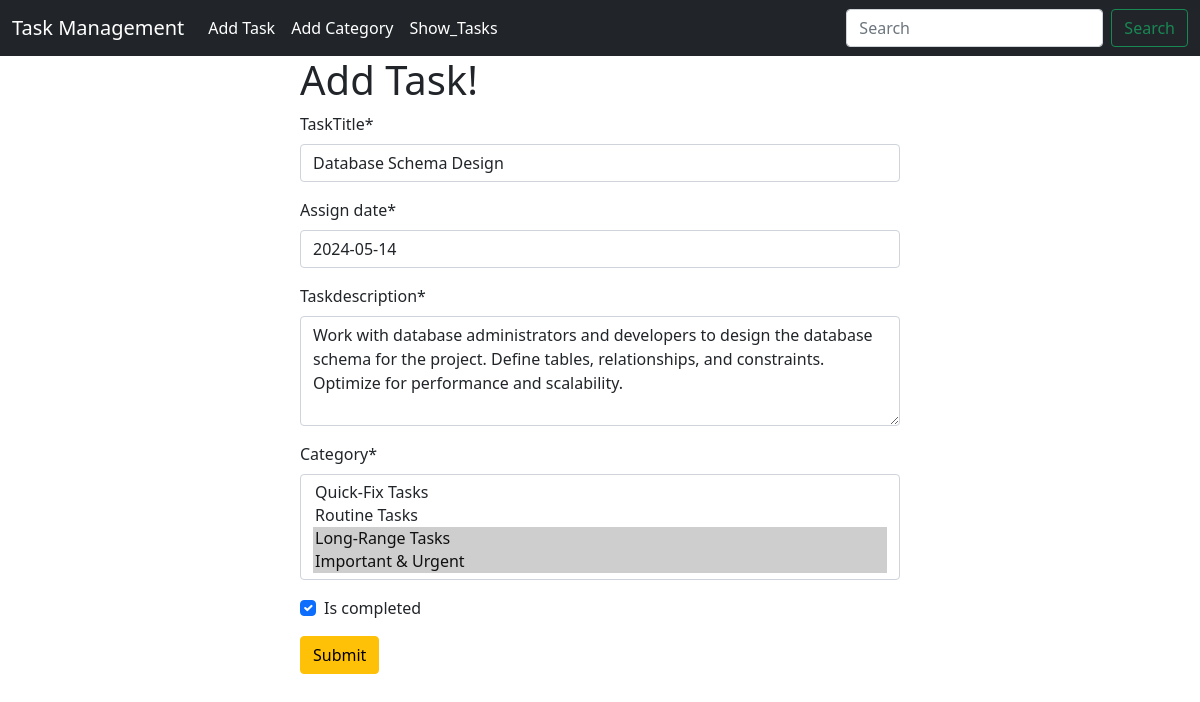
Page /task/edit/6 on the committed database.
### tasks/models.py (models this page shows, shortened)
class Tasks(models.Model):
    taskTitle = models.CharField(max_length=100)
    assign_date = models.DateField()
    taskDescription = models.TextField()
    category = models.ManyToManyField(Category)
    is_completed = models.BooleanField(default=False)

### tasks/views.py (the view)
# urls.py: path('edit/<int:id>', views.edit_task, name='edit_task'),
def edit_task(request, id):
    task = models.Tasks.objects.get(pk=id)
    task_form = forms.TasksForm(instance=task)
    if request.method == 'POST':
        task_form = forms.TasksForm(request.POST, instance=task)
        if task_form.is_valid():
            task_form.save()
            return redirect('show_tasks')
    return render(request, 'add_task.html', {'form' : task_form})

### tasks/forms.py
class TasksForm(forms.ModelForm):
    taskDescription = forms.CharField(
        widget=forms.Textarea(attrs={'rows': 4})
    )
    class Meta:
        model = Tasks
        fields = '__all__'

### task_categories/models.py (called while the page is built)
    def __str__(self) -> str:
        return self.category_name

### tasks/templates/add_task.html (shortened to what this page needs)
{% extends 'base.html' %}
{%  load crispy_forms_tags %}
{% block content %}
<form style="width:50% ; margin : auto" method="post">
    <h1>Add Task!</h1>
{{form | crispy}}
<button class="btn btn-warning">Submit</button>
</form>
{% endblock %}

### rows in the picture
Tasks: taskTitle "Database Schema Design", assign_date "2024-05-14", taskDescription "Work with database administrators and developers to design the database schema for the project. Define tables, relationships, and constraints. Optimize for performance and scalability.", is_completed "☑"
